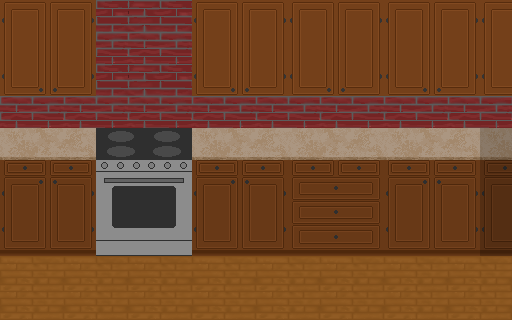

Tiled map render using the project's own tile images. Description and the whole map definition, tile-layer contents included, below:
An orthogonal 16x10 tile map with 32x32 px tiles, 2 tile layers (Tile Layer 1, Tile Layer 2) and 2 objects (2x collision).

<map version="1.10" tiledversion="1.11.2" orientation="orthogonal" renderorder="right-down" width="16" height="10" tilewidth="32" tileheight="32" infinite="0" nextlayerid="11" nextobjectid="13">
 <editorsettings>
  <export target="map.json" format="json" />
 </editorsettings>
 <tileset firstgid="1" name="ts" tilewidth="96" tileheight="128" tilecount="7" columns="0">
  <grid orientation="orthogonal" width="1" height="1" />
  <tile id="0">
   <image source="backsplash.png" width="64" height="64" />
  </tile>
  <tile id="1">
   <image source="cabinet top.png" width="96" height="96" />
  </tile>
  <tile id="2">
   <image source="cabinet.png" width="96" height="96" />
  </tile>
  <tile id="3">
   <image source="counter top.png" width="96" height="32" />
  </tile>
  <tile id="4">
   <image source="drawers.png" width="96" height="96" />
  </tile>
  <tile id="5">
   <image source="stove.png" width="96" height="128" />
  </tile>
  <tile id="6">
   <image source="wood floor.png" width="64" height="64" />
   <objectgroup draworder="index" id="2">
    <object id="1" type="collision" x="0" y="32" width="64" height="32">
     <properties>
      <property name="groundLevel" type="bool" value="true" />
     </properties>
    </object>
   </objectgroup>
  </tile>
 </tileset>
 <layer id="1" name="Tile Layer 1" width="16" height="10" opacity="0.9">
  <data encoding="csv">
0,0,0,0,0,0,0,0,0,0,0,0,0,0,0,0,
0,0,1,0,1,0,0,0,0,0,0,0,0,0,0,0,
0,0,0,0,0,0,0,0,0,0,0,0,0,0,0,0,
1,0,1,0,1,0,1,0,1,0,1,0,1,0,1,0,
4,0,0,0,0,0,4,0,0,4,0,0,4,0,0,4,
0,0,0,0,0,0,0,0,0,0,0,0,0,0,0,0,
0,0,0,0,0,0,0,0,0,0,0,0,0,0,0,0,
3,0,0,6,0,0,3,0,0,5,0,0,3,0,0,3,
0,0,0,0,0,0,0,0,0,0,0,0,0,0,0,0,
7,0,7,0,7,0,7,0,7,0,7,0,7,0,7,0
</data>
 </layer>
 <objectgroup id="10" name="Object Layer 1">
  <object id="11" type="collision" x="0" y="148" width="512" height="9" />
 </objectgroup>
 <layer id="9" name="Tile Layer 2" width="16" height="10">
  <data encoding="csv">
0,0,0,0,0,0,0,0,0,0,0,0,0,0,0,0,
0,0,0,0,0,0,0,0,0,0,0,0,0,0,0,0,
2,0,0,0,0,0,2,0,0,2,0,0,2,0,0,2,
0,0,0,0,0,0,0,0,0,0,0,0,0,0,0,0,
0,0,0,0,0,0,0,0,0,0,0,0,0,0,0,0,
0,0,0,0,0,0,0,0,0,0,0,0,0,0,0,0,
0,0,0,0,0,0,0,0,0,0,0,0,0,0,0,0,
0,0,0,0,0,0,0,0,0,0,0,0,0,0,0,0,
0,0,0,0,0,0,0,0,0,0,0,0,0,0,0,0,
0,0,0,0,0,0,0,0,0,0,0,0,0,0,0,0
</data>
 </layer>
</map>